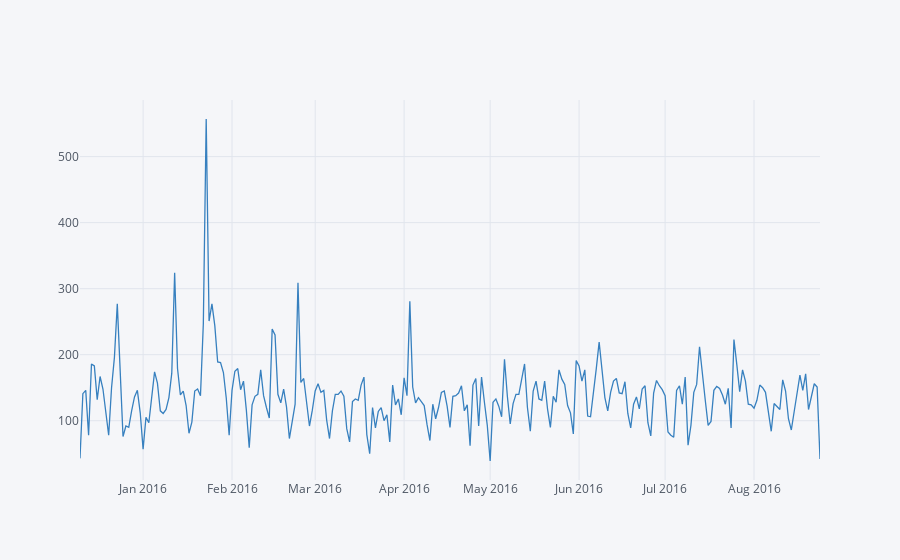

Notebook cell for this chart:
### Code cell
# By Traffic
df[df['responding service'] == 'Traffic'].groupby('Date').count()['lat'].iplot(color='blue')

### Figure 1 — Plotly figure (JSON) as saved in the notebook; plotly's stock layout.template omitted (floating-point values rounded to 4 significant figures; data arrays with more than 128 entries replaced by an {"elided": "..."} marker saying what was removed)
{"data": [{"line": {"color": "rgba(55, 128, 191, 1.0)", "dash": "solid", "shape": "linear", "width": 1.3}, "mode": "lines", "name": "lat", "text": "", "type": "scatter", "x": {"elided": "259 str values"}, "y": {"elided": "259 int values"}}], "layout": {"legend": {"bgcolor": "#F5F6F9", "font": {"color": "#4D5663"}}, "paper_bgcolor": "#F5F6F9", "plot_bgcolor": "#F5F6F9", "title": {"font": {"color": "#4D5663"}}, "xaxis": {"gridcolor": "#E1E5ED", "showgrid": true, "tickfont": {"color": "#4D5663"}, "title": {"font": {"color": "#4D5663"}, "text": ""}, "zerolinecolor": "#E1E5ED"}, "yaxis": {"gridcolor": "#E1E5ED", "showgrid": true, "tickfont": {"color": "#4D5663"}, "title": {"font": {"color": "#4D5663"}, "text": ""}, "zerolinecolor": "#E1E5ED"}}}
